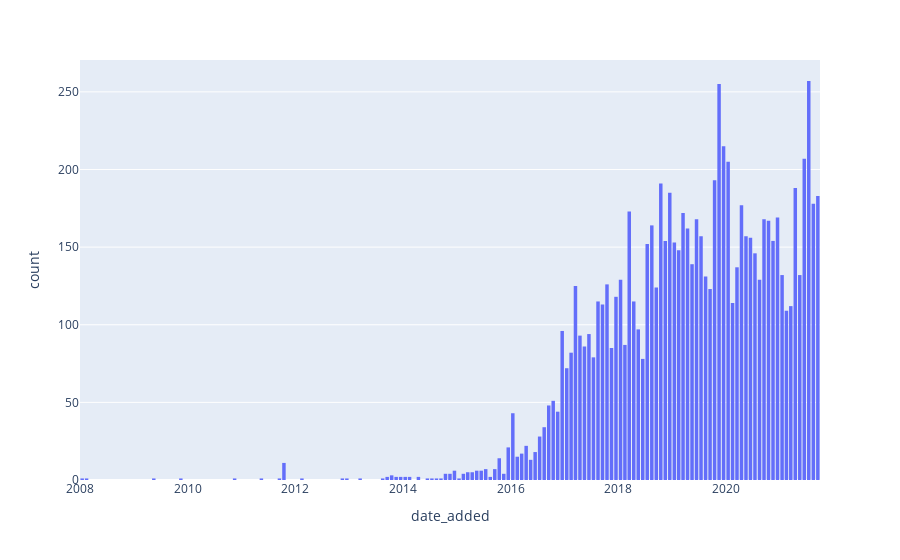

Notebook source saved alongside this figure:
### Code cell
px.histogram(data_import, x="date_added").update_layout(bargap=0.2)

### Figure 1 — Plotly figure (JSON) as saved in the notebook; plotly's stock layout.template omitted (floating-point values rounded to 4 significant figures; data arrays with more than 128 entries replaced by an {"elided": "..."} marker saying what was removed)
{"data": [{"alignmentgroup": "True", "bingroup": "x", "hovertemplate": "date_added=%{x}<br>count=%{y}<extra></extra>", "legendgroup": "", "marker": {"color": "#636efa", "pattern": {"shape": ""}}, "name": "", "offsetgroup": "", "orientation": "v", "showlegend": false, "type": "histogram", "x": {"elided": "8807 str values"}, "xaxis": "x", "yaxis": "y"}], "layout": {"bargap": 0.2, "barmode": "relative", "legend": {"tracegroupgap": 0}, "margin": {"t": 60}, "xaxis": {"anchor": "y", "domain": [0, 1], "title": {"text": "date_added"}}, "yaxis": {"anchor": "x", "domain": [0, 1], "title": {"text": "count"}}}}
